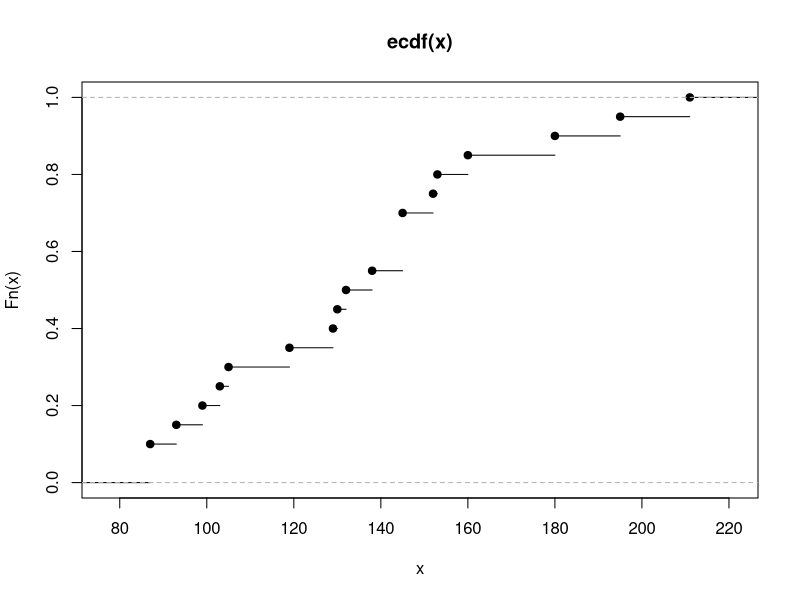
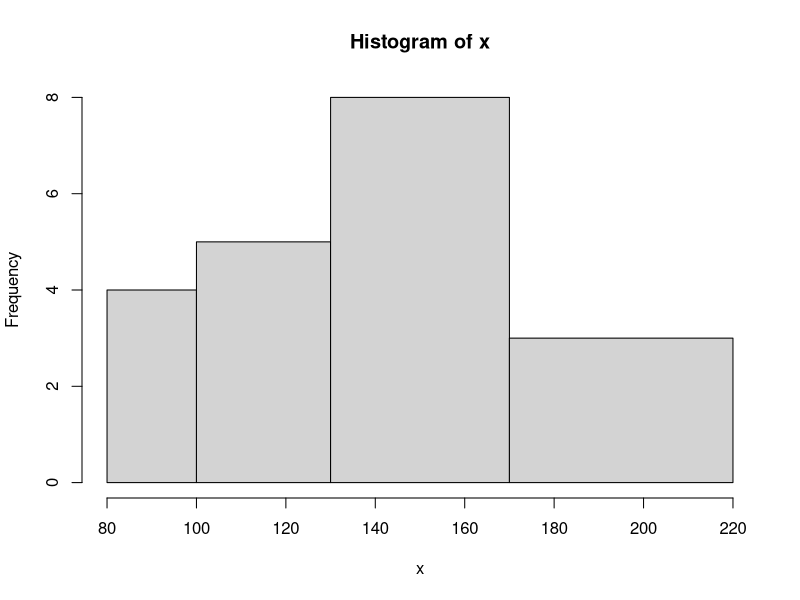
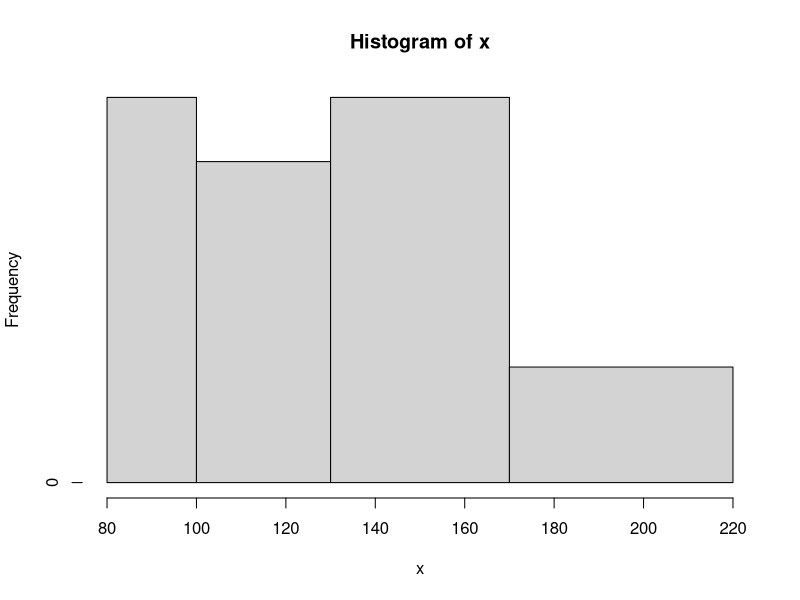
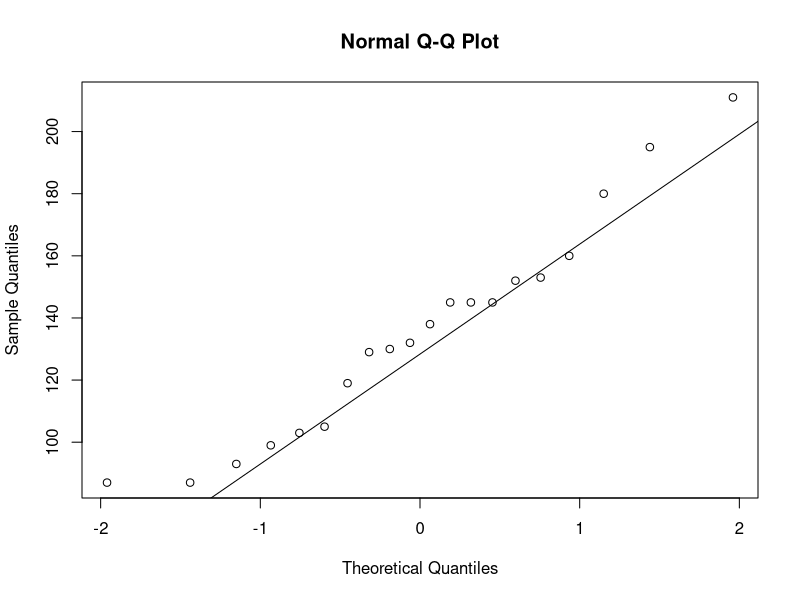
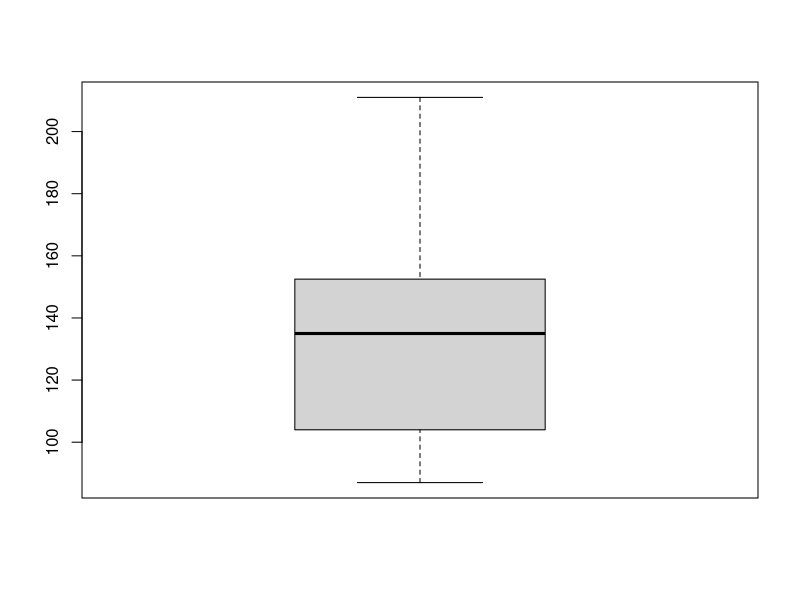

Recreate these plots in R, in order.
x <- c(87, 103, 130, 160, 180, 195, 132, 145, 211, 105, 145, 153, 152, 138, 87, 99, 93, 119, 129, 145)

#a) modus i medijana
tx <- table(x)
Mo <- as.numeric(names(tx)[tx==max(tx)])

Me <- median(x)

#b) aritmeticka sredina i standardna devijacija
xn <- mean(x)

n <- length(x) 
sn <- sqrt(sd(x)^2 * (n - 1) / n)

#c) kurtosis i skewness
#1. nacin:
mi4 <- mean((x - xn)^4)
mi3 <- mean((x - xn)^3)
mi2 <- mean((x - xn)^2)

gamma2 <- mi4 / mi2^2
gamma1 <- mi3 / mi2^(3 / 2)

#2. nacin
library(e1071)

gamma2 <- kurtosis(x, type = 1) + 3
gamma1 <- skewness(x, type = 1)

#d) uzoracka funkcija raspodele
plot.ecdf(x)

#e) histogram i poligon
mi <- c(80, 100, 130, 170, 220)
h <- hist(x, breaks = mi, freq = T)
sirine <- mi[2:5] - mi[1:4]
h$counts <- h$counts / sirine
plot(h, freq = T)

#poligon rucno docrtamo

#f) kvartili, Q-Q plot i Boxplot
summary(x)
IQR(x)

qqnorm(x) 
qqline(x) 

boxplot(x)